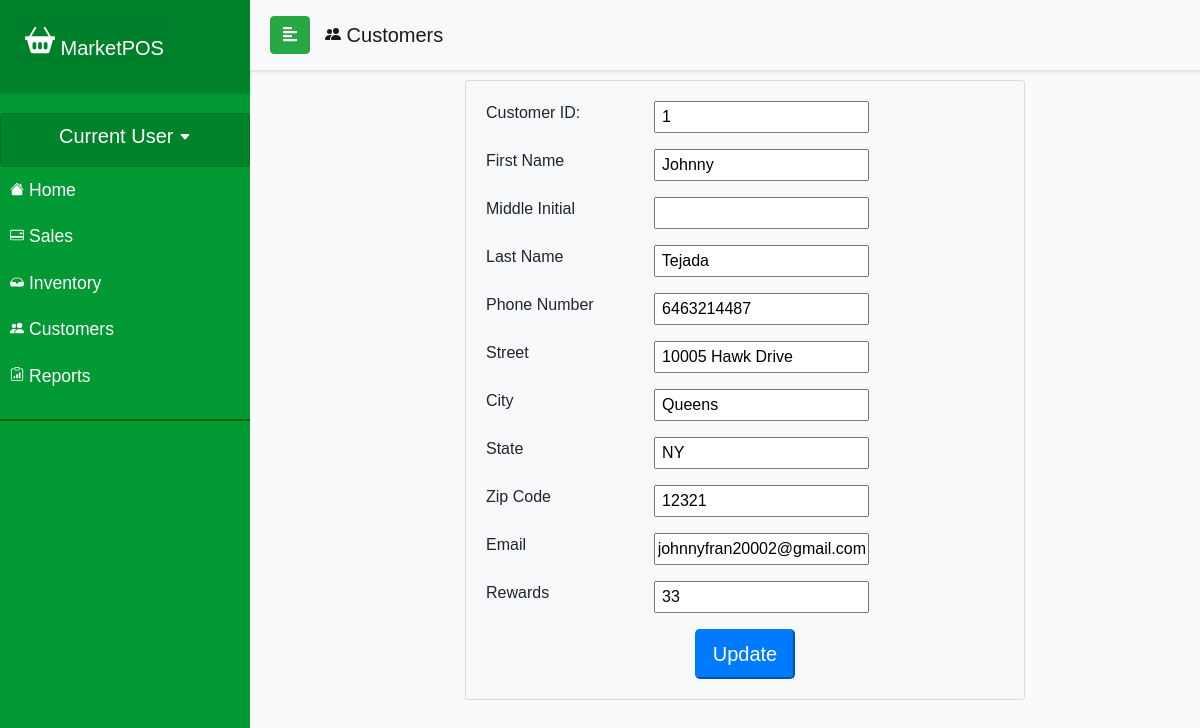
The page /currentDraft/customeredit.php?Upd=1 on the database its author committed.
### tables this page shows
CREATE TABLE `customer_info` (
  `customer_id` int(11) NOT NULL,
  `email` varchar(50) NOT NULL,
  `password` varchar(60) NOT NULL,
  `first_name` varchar(50) NOT NULL,
  `last_name` varchar(50) NOT NULL,
  `phone_number` double NOT NULL,
  `rewards` float NOT NULL,
  `street_address` varchar(50) NOT NULL,
  `city` varchar(50) NOT NULL,
  `state` varchar(2) NOT NULL,
  `zip_code` int(11) NOT NULL
);

### currentDraft/customeredit.php (the view, shortened to what this page needs)
<?php
include_once ('config.php');
if (isset($_GET['Upd'])) {
  $findID = $_GET['Upd'];
  $query = "SELECT * FROM customer_info WHERE customer_id LIKE '%$findID%'";
  $result = mysqli_query($conn, $query);
  $row = mysqli_fetch_assoc($result);
}
?>
<!DOCTYPE html>
<html>
<head>
  <link rel="stylesheet" href="css/bootstrap.min.css">
  <link rel="stylesheet" href="userStyle.css">
  <link rel="stylesheet" href="css/jquery.mCustomScrollbar.min.css">
</head>
<body>
  <nav id="sidebar">
    <div class="sidebar-header">
      <h1><a class="navbar-brand relative-top" href="indexDraft.php" id="navcard">
          MarketPOS</a></h1>
    </div>
    <ul class="list-unstyled components">
      <div class="card" id="navcard">
        <h5 class="text-center">Current User <svg width=".6em" height=".6em" viewBox="0 0 16 16" class="bi bi-caret-down-fill" fill="currentColor" xmlns="http://www.w3.org/2000/svg">
            <path d="M7.247 11.14L2.451 5.658C1.885 5.013 2.345 4 3.204 4h9.592a1 1 0 0 1 .753 1.659l-4.796 5.48a1 1 0 0 1-1.506 0z" />
          </svg></h5>
      </div>
      <li class="active">
      <li>
        <a href="accounthomeDraft.php"> Home</a>
      </li>
      </li>
      <li>
        <a href="salescontrolv3.html"> Sales</a>
      </li>
      <li>
        <a href="inventorycontrol.html"> Inventory</a>
      </li>
      <li>
        <a href="customercontrol.html"> Customers</a>
      </li>
      <li>
        <a href="#"> Reports</a>
      </li>
    </ul>
  </nav>
  <div id="content">
    <nav class="navbar navbar-expand-lg navbar-light bg-light sticky-top" id="locnav">
      <div class="container-fluid">
        <button type="button" id="sidebarCollapse" class="btn btn-success">
          <i class="fas fa-align-left"></i>
        </button>
        <div class="collapse navbar-collapse" id="navbarSupportedContent">
          <ul class="nav navbar-nav mr-auto">
            <a class="navbar-brand" href="customerview.php"> Customers</a>
          </ul>
        </div>
      </div>
    </nav>
    <div class="container justify-content-center">
    <div class="card card-body bg-light" style="width: 35rem;" id="formscreen">
        <form action="" method="post">
        <div class="form-group row">
              <label class="col-4" for="id">Customer ID:  </label>
              <input type="text" value=" <?php echo $findID ?> " name="id" readonly />
            </div>
            <div class="form-group row">
              <label class="col-4" for="First Name">First Name</label>
              <input type="text" value=" <?php echo $row['first_name'] ?> " name="fname" />
            </div>
            <div class="form-group row">
              <label class="col-4" for="Middle Initial">Middle Initial</label>
              <input type="text" value=" <?php echo $row['middle_initial'] ?> " name="mi" />
            </div>
            <div class="form-group row">
              <label class="col-4" for="Last Name">Last Name</label>
              <input type="text" value=" <?php echo $row['last_name'] ?> " name="lname" />
            </div>
            <div class="form-group row">
              <label class="col-4" for="Phone Number">Phone Number</label>
              <input type="tel" value=" <?php echo $row['phone_number'] ?> " name="number" />
            </div>
            <div class="form-group row">
              <label class="col-4" for="Street">Street</label>
              <input type="text" value=" <?php echo $row['street_address'] ?> " name="street" />
            </div>
            <div class="form-group row">
              <label class="col-4" for="City">City</label>
              <input type="text" value=" <?php echo $row['city'] ?> " name="city" />
            </div>
            <div class="form-group row">
              <label class="col-4" for="State">State</label>
              <input type="text" value=" <?php echo $row['state'] ?> " name="state" />
            </div>
            <div class="form-group row">
              <label class="col-4" for="Zip Code">Zip Code</label>
              <input type="text" value=" <?php echo $row['zip_code'] ?> " name="zip" />
            </div>
            <div class="form-group row">
              <label class="col-4" for="email">Email</label>
              <input type="email" value=" <?php echo $row['email'] ?> " name="email" />
            </div>
            <div class="form-group row">
              <label class="col-4" for="Rewards">Rewards </label>
              <input type="text" value=" <?php echo $row['rewards'] ?> " name="rewards" step="1" />
            </div>
            <div class="text-center"><button type="submit" name="update" class="btn-lg btn-primary"> Update</button></div>
          </form>
      </div>
</body>
</html>

### currentDraft/userStyle.css (style rules this page uses)
body { font-family: 'Poppins', sans-serif; background: #fafafa; overflow-y: hidden; }
a, a:hover, a:focus { color: inherit; text-decoration: none; transition: all 0.3s; }
#locnav { position: fixed; }
.navbar { width: 100%; padding: 5px 5px; background: #fff; border: none; border-radius: 0; box-shadow: 1px 2px 3px rgba(0, 0, 0, 0.1); }
.navbar-brand { padding: 15px; }
#sidebar { width: 250px; position: fixed; top: 0; left: 0; height: 100vh; z-index: 999; background: #009933; color: #fff; transition: all 0.3s; }
#sidebar .sidebar-header { padding: 15px; background: rgba(0, 128, 43, 0.897); box-shadow: 1px 1px 3px rgba(0, 0, 0, 0.1); }
#sidebar ul.components { padding: 20px 0; border-bottom: 2px solid #006600; }
#sidebar ul li a { padding: 10px; font-size: 1.1em; display: block; }
#navcard { background: rgba(0, 128, 43, 0.897); padding: 10px; }
#content { width: calc(100% - 250px); margin-top: 40px; min-height: 100vh; transition: all 0.3s; position: absolute; top: 0; right: 0; overflow: hidden; }
#formscreen { margin-top: 40px; left: 200px; }

### rows shown on the page
customer_info: fname "Johnny", lname "Tejada", number "6463214487", street "10005 Hawk Drive", city "Queens", state "NY", zip "12321", email "johnnyfran20002@gmail.com", rewards "33"
